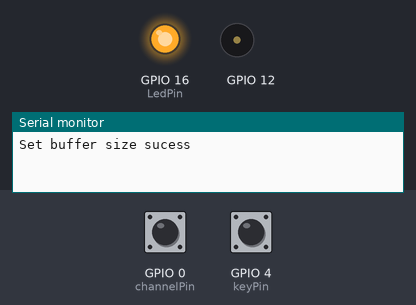
A sketch run on a simulated ESP32. Shown: output pins drawn as LEDs (lit = HIGH), buzzer (waves = sounding), the last lines printed to the serial monitor. The inputs (shaded band) are chosen by the test bench; at power-on: GPIO 4 (keyPin) LOW, GPIO 0 (channelPin) HIGH. WiFi joins after 1.5 s; servers stay silent unless stated; no MQTT or app messages arrive unless stated.

Above: at 2.7 s.
2.8 s: GPIO 4 (keyPin) pulled HIGH for 0.15 s
At 2.87 s:
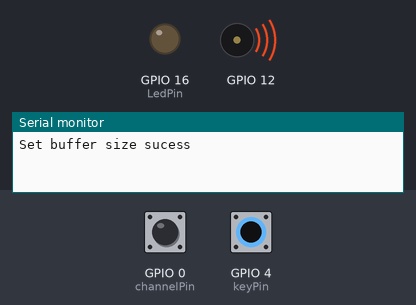
5.9 s: GPIO 0 (channelPin) pulled LOW for 0.15 s
At 6.0 s:
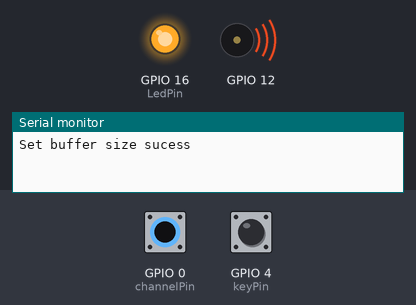
9.1 s: GPIO 0 (channelPin) pulled LOW for 1 s
At 10.4 s:
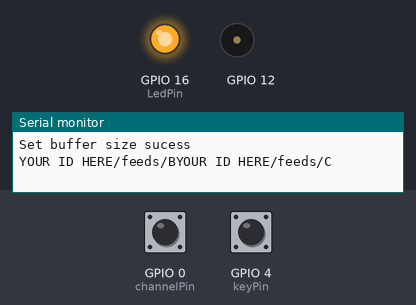
13.1 s: GPIO 4 (keyPin) pulled HIGH for 1 s
At 13.9 s:
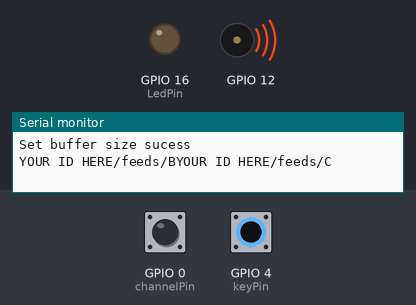
Timing chart, 0 to 18.1 s (numbered marks = the images above; inputs shaded):
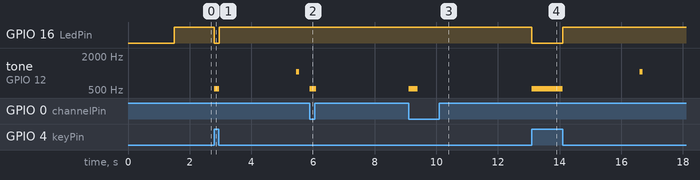

The sketch:

WifiMorse.ino
```cpp
#include <WiFiManager.h>
#include <PubSubClient.h>

WiFiManager wifiManager;
WiFiClient espClient;
PubSubClient client(espClient);

#define mqtt_server "io.adafruit.com"
#define port        1883
#define MQTT_id    "YOUR ID HERE"
#define MQTT_password  "YOUR PASSWORD HERE"
#define keyPin 4
#define LedPin 16
#define channelPin 0

char* station_id = "A"; //Chage this so it's unique for each telegraph module
char* ChannelA = "YOUR ID HERE/feeds/A" ;
char* ChannelB = "YOUR ID HERE/feeds/B" ;
char* ChannelC = "YOUR ID HERE/feeds/C" ;

const int messageArraySize = 400;

int keyState = 0;
int channelCounter = 1;
int channelkeyState;
int channelButtonPrevState = 1;
int lastkeyState = 0; // previous state of the button
int startPressed = 0;    // the moment the button was pressed
int endPressed = 0;      // the moment the button was released
int holdTime = 0;        // how long the button was hold
int idleTime = 0;        // how long the button was idle
int idleArray[messageArraySize];     // array to record button idle times
int holdArray[messageArraySize];   // array to record button hold times
int i;
int j;
int k;
char space[] = " ";
int sendArray[messageArraySize*2];   // array to store idle/hold times to be sent
char buf[sizeof(int)];
int pressed = 0;
char textToSend[sizeof(sendArray) * 5] = {"\0"};

char* channelNow = ChannelA;
long lastReconnectAttempt = 0;

void callback(char* topic, byte* payload, unsigned int length) {
  //This function handles the message receiving
  Serial.print("Message arrived [");
  Serial.print(topic);
  Serial.print("] ");
  char* token;
  bool self = 0;
  if(payload[0] == *station_id || payload[0]=='!'){
    //Don't process messages originating from this station.
    //Also don't process the connected messages.
    self = 1;
  }
  token = strtok((char*)payload, " ");
  i = 0;
  while (token && self == 0){
    //loop through recieved message
    Serial.print(token);
    Serial.print(" ");
    if ( i % 2 == 0 && atoi(token)!= 0) {
      //Split even and odd entries into tone and no tones
        tone(12, 523);
        delay(atoi(token));
        noTone(12);
    }
    else {
      noTone(12);
      delay(atoi(token));
    }
    token = strtok(NULL, " ");
    i++;
  }
  i=0;
  Serial.println();
}

void setup() {
  Serial.begin(115200);
  if(client.setBufferSize(4096)){
    Serial.println("Set buffer size sucess");
    }
  else {
    Serial.println("Set buffer size failed");
    }
  pinMode(channelPin, INPUT_PULLUP);
  pinMode(keyPin, INPUT);
  pinMode(LedPin, OUTPUT);
  wifiManager.autoConnect("Telegraph");
  client.setServer(mqtt_server, port);
  client.setCallback(callback);
}

boolean reconnect() {
  if (client.connect(station_id, MQTT_id, MQTT_password)) {
    char connectedMessage[50] = "!Connected: ";
    // Once connected, publish an announcement...
    client.publish(channelNow, strcat(connectedMessage,station_id));
    // ... and resubscribe
    client.subscribe(channelNow);
    memset(connectedMessage, 0, sizeof(connectedMessage));
  }
  return client.connected();
}

void loop() {
  //----------- KEEP MQTT CONNECTED -----------//
  if (!client.connected()) {
    long now = millis();
    if (now - lastReconnectAttempt > 5000) {
      lastReconnectAttempt = now;
      // Attempt to reconnect
      if (reconnect()) {
        lastReconnectAttempt = 0;
      }
    }
  } else {
    client.loop();
  }
  delay(3);


  //----------- CHANGE BETWEEN CHANNELS -----------//
  channelkeyState = digitalRead(channelPin);
  if(channelkeyState == 0 && channelkeyState!=channelButtonPrevState){
    changeChannels();
  }
  channelButtonPrevState = channelkeyState;


  //----------- PROCESS TELEGRAPH KEY PRESSES -----------//
  keyState = digitalRead(keyPin);
  updateState();
  if (lastkeyState != keyState && keyState == 1) {
    idleArray[i] = idleTime; //Register up time in array
    i++;
  }
  if (lastkeyState != keyState && keyState == 0) {
    holdArray[j] = holdTime; //Register down time in array
    j++;
  }
  lastkeyState = keyState;

  //----------- TRANSMIT -----------//
  if (idleTime > 2500 && pressed == 1) { //Only transmit if it's been 2.5 seconds since last button press
    pressed = 0; //reset button press
    k = 0;
    idleArray[0] = 0; //set first delay to zero so the message doesn't start with delay
    for (i = 0; i < messageArraySize;) { //This loop combines the timing of the idle and hold arrays into sendArray
      sendArray[i] = idleArray[k]; //Put idle times in even index of sendArray
      i = i + 1; //indexing sendArray
      sendArray[i] = holdArray[k]; //Put hold times in odd index of sendArray
      i = i + 1;
      k = k + 1; //indexing idle and hold arrays
    }
    strcat(textToSend,station_id); //Start message with ID of sending station
    strcat(textToSend, space);
    for (i = 0; i < messageArraySize*2; i++)
    {
      itoa(sendArray[i], buf, 10);
      strcat(textToSend, buf);
      strcat(textToSend, space);
    }
    client.publish(channelNow, (char*)textToSend);
    tone(12, 523 * 2); //Confirmation beep
    delay(100);
    noTone(12);
    memset(idleArray, 0, sizeof(idleArray)); //clear arrays
    memset(holdArray, 0, sizeof(holdArray));
    memset(textToSend, 0, sizeof(textToSend));
    i = 0;
    j = 0;

  }
}

void updateState() {
  //This function records the timing of the Morse key presses.
  if (keyState == HIGH) { //Key is down
    startPressed = millis();
    holdTime = startPressed - endPressed; //save time button was held down
    digitalWrite(LedPin, LOW);  //Flash LED
    tone(12, 523); //Play beep
    if (idleTime > 2500) {
      idleTime = 0; //if button was pressed after more than 2.5 seconds idle, restart 2.5 second timer
    }
    pressed = 1; //button was pressed
  }
  if (keyState == LOW) { //Key is up
    endPressed = millis();
    digitalWrite(LedPin, HIGH); //Extinguish LED
    idleTime = endPressed - startPressed; //save time button was up
    noTone(12); //Stop beep
  }
}

void changeChannels() {
    client.unsubscribe(channelNow);
    channelCounter++;
    switch(channelCounter){
    case 1:
      channelNow = ChannelA;
      tone(12,523);delay(100);noTone(12);
      break;
    case 2:
      channelNow = ChannelB;
      tone(12,523);delay(100);noTone(12);tone(12,523);delay(100);noTone(12);
      break;
    case 3:
      channelNow = ChannelC;
      channelCounter = 0;
      tone(12,523);delay(100);noTone(12);tone(12,523);delay(100);noTone(12);tone(12,523);delay(100);noTone(12);
      break;
    }
    Serial.print(channelNow);
    reconnect();
}
```

Measured:
- after the input at 2.8 s, GPIO 16 (LedPin): HIGH → LOW at once, → HIGH 0.15 s later; tone on GPIO 12: silent → 523 Hz at once, → silent 0.15 s later, → 1046 Hz 2.5 s later, → silent 0.10 s later
- after the input at 5.9 s, tone on GPIO 12: silent → 523 Hz at once, → silent 0.20 s later
- after the input at 9.1 s, tone on GPIO 12: silent → 523 Hz at once, → silent 0.30 s later
- after the input at 13.1 s, GPIO 16 (LedPin): HIGH → LOW at once, → HIGH 1.0 s later; tone on GPIO 12: silent → 523 Hz at once, → silent 1.0 s later, → 1046 Hz 2.5 s later, → silent 0.10 s later
